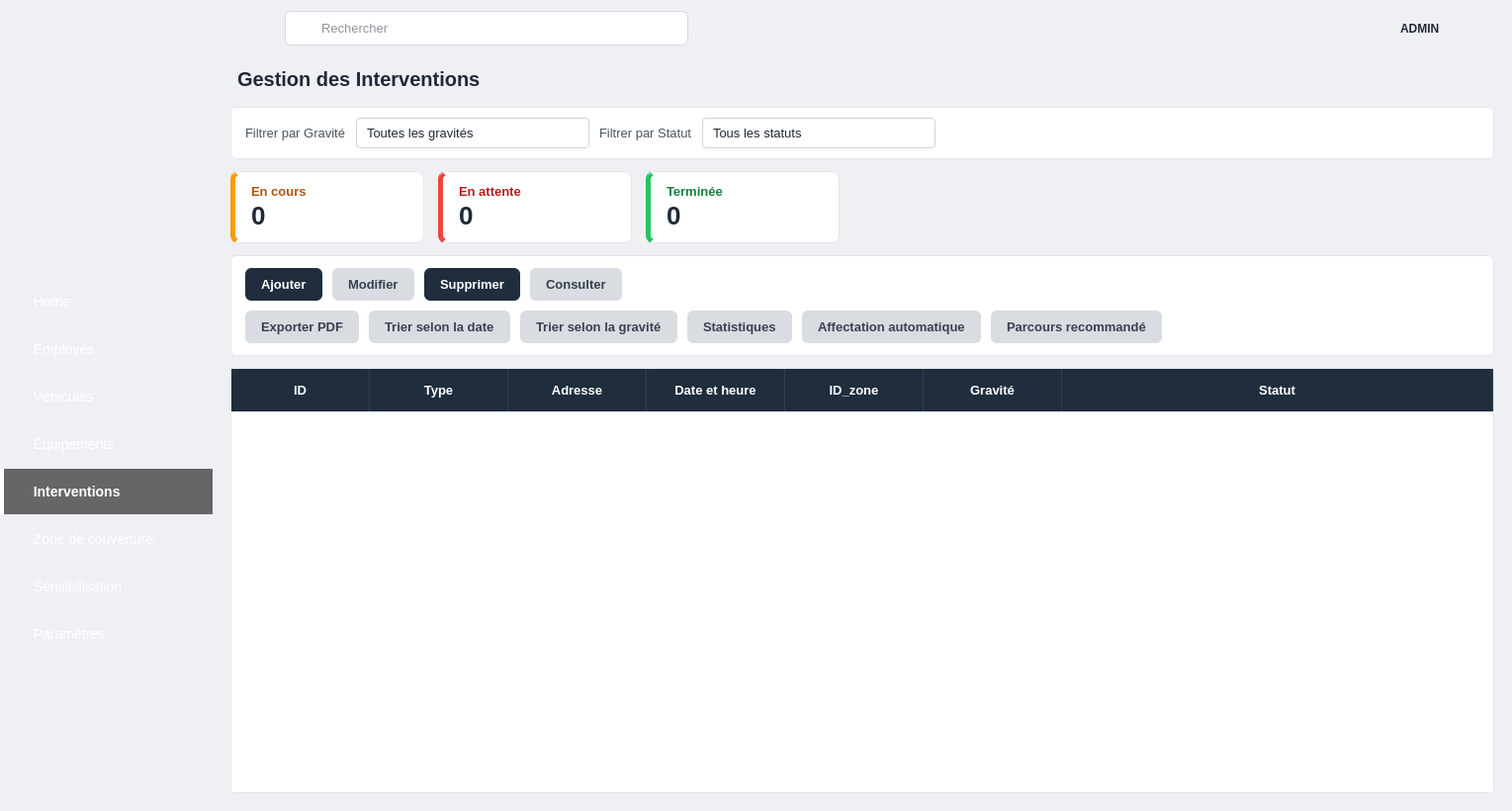
<?xml version="1.0" encoding="UTF-8"?>
<ui version="4.0">
 <class>GestionInterventions</class>
 <widget class="QWidget" name="GestionInterventions">
  <property name="geometry">
   <rect>
    <x>0</x>
    <y>0</y>
    <width>1529</width>
    <height>820</height>
   </rect>
  </property>
  <property name="windowTitle">
   <string>Gestion des interventions</string>
  </property>
  <property name="styleSheet">
   <string notr="true">* { font-family: &quot;Segoe UI&quot;, &quot;Helvetica Neue&quot;, Arial; font-size: 13px; color: #1f2937; }
QWidget#GestionInterventions { background: #eef0f4; }
QFrame#centerFrame, QFrame#content { background: #eef0f4; border: none; }
QLabel { background: transparent; }

/* ---- Sidebar (image + voile rouge) ---- */
QFrame#sidebar { border-image: url(:/images/sidebar_bg.png) 0 0 0 0 stretch stretch; }
QFrame#sidebar QLabel { background: transparent; border: none; }
QFrame#sidebar QPushButton {
    background: transparent; color: #ffffff; border: none; border-left: 4px solid transparent;
    text-align: left; padding: 12px 18px 12px 22px; font-size: 14px; min-height: 22px;
}
QFrame#sidebar QPushButton:hover   { background: rgba(0,0,0,0.22); }
QFrame#sidebar QPushButton:checked { background: rgba(0,0,0,0.58); font-weight: bold; border-left: 4px solid #ffffff; }

/* ---- Barre du haut ---- */
QFrame#topBar { background: #eef0f4; border: none; }
QLineEdit#searchEdit {
    background: #e2e5ea url(:/icons/search.png) no-repeat left center;
    border: 1px solid #d5d9df; border-radius: 6px; padding: 8px 12px 8px 34px; min-width: 360px; max-width: 360px;
}
QPushButton#btnMenu, QPushButton#btnNotif, QPushButton#btnSettings, QPushButton#btnPower {
    background: transparent; border: none; padding: 6px; border-radius: 6px;
}
QPushButton#btnMenu:hover, QPushButton#btnNotif:hover, QPushButton#btnSettings:hover, QPushButton#btnPower:hover { background: #dfe3e8; }
QLabel#labelAdmin { font-weight: bold; font-size: 12px; color: #1f2937; }

QLabel#labelTitle { font-size: 20px; font-weight: bold; color: #1f2937; padding: 4px 2px; }

/* ---- Filtres ---- */
QFrame#filtersFrame { background: white; border: 1px solid #e3e6ea; border-radius: 6px; }
QFrame#filtersFrame QLabel { border: none; color: #4b5563; }
QComboBox { background: white; border: 1px solid #cfd4da; border-radius: 4px; padding: 6px 10px; min-width: 190px; }
QComboBox::drop-down { border: none; width: 22px; }
QComboBox QAbstractItemView { background: white; selection-background-color: #fde2e2; selection-color: #1f2937; border: 1px solid #cfd4da; }

/* ---- Cartes ---- */
QFrame#cardEnCours, QFrame#cardEnAttente, QFrame#cardTerminee {
    background: white; border: 1px solid #e3e6ea; border-radius: 8px; min-width: 190px;
}
QFrame#cardEnCours   { border-left: 5px solid #f59e0b; }
QFrame#cardEnAttente { border-left: 5px solid #ef4444; }
QFrame#cardTerminee  { border-left: 5px solid #22c55e; }
QFrame#cardEnCours QLabel, QFrame#cardEnAttente QLabel, QFrame#cardTerminee QLabel { border: none; }
QLabel#lblEnCoursTitle   { color: #b45309; font-weight: bold; }
QLabel#lblEnAttenteTitle { color: #b91c1c; font-weight: bold; }
QLabel#lblTermineeTitle  { color: #15803d; font-weight: bold; }
QLabel#lblEnCours, QLabel#lblEnAttente, QLabel#lblTerminee { font-size: 26px; font-weight: bold; }

/* ---- Actions ---- */
QFrame#actionsFrame { background: white; border: 1px solid #e3e6ea; border-radius: 6px; }
QFrame#actionsFrame QPushButton {
    background: #d9dce1; color: #374151; border: none; border-radius: 6px;
    padding: 9px 16px; font-weight: 600; text-align: left;
}
QFrame#actionsFrame QPushButton:hover { background: #cdd1d7; }
QFrame#actionsFrame QPushButton:pressed { background: #b9bec6; }
QFrame#actionsFrame QPushButton#btnAjouter, QFrame#actionsFrame QPushButton#btnSupprimer { background: #1f2d3d; color: white; }
QFrame#actionsFrame QPushButton#btnAjouter:hover, QFrame#actionsFrame QPushButton#btnSupprimer:hover { background: #2d4157; }

/* ---- Tableau ---- */
QFrame#tableFrame { background: white; border: 1px solid #e3e6ea; border-radius: 4px; }
QTableWidget { background: white; alternate-background-color: #f5f6f8; border: none; selection-background-color: #fde2e2; selection-color: #1f2937; }
QTableWidget::item { padding: 6px; border-bottom: 1px solid #e8eaee; }
QHeaderView { background: #1f2d3d; }
QHeaderView::section { background: #1f2d3d; color: white; font-weight: bold; padding: 12px 8px; border: none; border-right: 1px solid #2f4054; }
QTableCornerButton::section { background: #1f2d3d; border: none; }
QScrollBar:vertical { background: transparent; width: 10px; }
QScrollBar::handle:vertical { background: #c3c8d0; border-radius: 5px; min-height: 30px; }
QScrollBar::add-line, QScrollBar::sub-line { height: 0; width: 0; }

/* ---- Panneau de droite ---- */
QFrame#rightPanel { background: #eef0f4; border: none; }
QFrame#panelChat, QFrame#panelDispatch, QFrame#panelComm { background: white; border: 1px solid #e3e6ea; border-radius: 6px; }
QFrame#rightPanel QLabel { border: none; }
QLabel#panelChatTitle, QLabel#panelDispatchTitle, QLabel#panelCommTitle { font-weight: bold; font-size: 14px; }
QTextEdit#chatView { background: white; border: none; min-height: 110px; }
QFrame#rightPanel QLineEdit { background: white; border: 1px solid #d5d9df; border-radius: 4px; padding: 8px; }
QFrame#rightPanel QPushButton { background: #1f2d3d; color: white; border: none; border-radius: 5px; padding: 9px 16px; font-weight: bold; }
QFrame#rightPanel QPushButton:hover { background: #2d4157; }
QLabel#lblUniteChef, QLabel#lblDispo, QLabel#lblProgress, QLabel#lblEmail, QLabel#lblSms { color: #4b5563; font-size: 12px; }
QLabel#lblJour, QLabel#lblNuit, QLabel#lblWeekend { color: #4b5563; font-size: 12px; }

QProgressBar { background: #e5e7eb; border: none; border-radius: 5px; min-height: 10px; max-height: 10px; }
QProgressBar::chunk { background: #22a559; border-radius: 5px; }
QProgressBar#barWeekend::chunk, QProgressBar#barProgress::chunk { background: #d32f2f; }

QPushButton#btnNotifier { background: #dbeafe; color: #1d4ed8; font-weight: 600; padding: 9px 6px; }
QPushButton#btnAlerte   { background: #fee2e2; color: #dc2626; font-weight: 600; padding: 9px 6px; }
QFrame#rightPanel QPushButton#btnNotifier:hover { background: #c7dcfb; }
QFrame#rightPanel QPushButton#btnAlerte:hover   { background: #fbcfcf; }
QFrame#rightPanel QPushButton#btnNotifier { background: #dbeafe; color: #1d4ed8; padding: 9px 6px; }
QFrame#rightPanel QPushButton#btnAlerte   { background: #fee2e2; color: #dc2626; padding: 9px 6px; }
QFrame#rightPanel QPushButton#btnGenerer  { background: #26364a; }
QFrame#rightPanel QPushButton#btnEnvoyerEmail { background: #e53935; }
QFrame#rightPanel QPushButton#btnEnvoyerEmail:hover { background: #c62828; }
QFrame#rightPanel QPushButton#btnEnvoyerSms { background: #1f6fe0; }
QFrame#rightPanel QPushButton#btnEnvoyerWhatsapp { background: #22a559; }
</string>
  </property>
  <layout class="QHBoxLayout" name="rootLayout">
   <property name="spacing">
    <number>0</number>
   </property>
   <property name="leftMargin">
    <number>0</number>
   </property>
   <property name="topMargin">
    <number>0</number>
   </property>
   <property name="rightMargin">
    <number>0</number>
   </property>
   <property name="bottomMargin">
    <number>0</number>
   </property>
   <item>
    <widget class="QFrame" name="sidebar">
     <property name="minimumSize">
      <size>
       <width>215</width>
       <height>0</height>
      </size>
     </property>
     <property name="maximumSize">
      <size>
       <width>215</width>
       <height>16777215</height>
      </size>
     </property>
     <layout class="QVBoxLayout" name="sidebarLayout">
      <property name="spacing">
       <number>2</number>
      </property>
      <property name="leftMargin">
       <number>0</number>
      </property>
      <property name="topMargin">
       <number>24</number>
      </property>
      <property name="rightMargin">
       <number>0</number>
      </property>
      <property name="bottomMargin">
       <number>24</number>
      </property>
      <item alignment="Qt::AlignmentFlag::AlignHCenter">
       <widget class="QLabel" name="logoLabel">
        <property name="minimumSize">
         <size>
          <width>124</width>
          <height>124</height>
         </size>
        </property>
        <property name="maximumSize">
         <size>
          <width>124</width>
          <height>124</height>
         </size>
        </property>
        <property name="text">
         <string/>
        </property>
        <property name="pixmap">
         <pixmap resource="resources.qrc">:/images/logo.png</pixmap>
        </property>
        <property name="scaledContents">
         <bool>true</bool>
        </property>
       </widget>
      </item>
      <item>
       <spacer name="logoSpacer">
        <property name="orientation">
         <enum>Qt::Orientation::Vertical</enum>
        </property>
        <property name="sizeHint" stdset="0">
         <size>
          <width>20</width>
          <height>14</height>
         </size>
        </property>
       </spacer>
      </item>
      <item>
       <widget class="QPushButton" name="btnHome">
        <property name="cursor">
         <cursorShape>PointingHandCursor</cursorShape>
        </property>
        <property name="text">
         <string>  Home</string>
        </property>
        <property name="icon">
         <iconset resource="resources.qrc">
          <normaloff>:/icons/home.png</normaloff>:/icons/home.png</iconset>
        </property>
        <property name="iconSize">
         <size>
          <width>22</width>
          <height>22</height>
         </size>
        </property>
        <property name="checkable">
         <bool>true</bool>
        </property>
        <property name="autoExclusive">
         <bool>true</bool>
        </property>
       </widget>
      </item>
      <item>
       <widget class="QPushButton" name="btnEmployes">
        <property name="cursor">
         <cursorShape>PointingHandCursor</cursorShape>
        </property>
        <property name="text">
         <string>  Employés</string>
        </property>
        <property name="icon">
         <iconset resource="resources.qrc">
          <normaloff>:/icons/employes.png</normaloff>:/icons/employes.png</iconset>
        </property>
        <property name="iconSize">
         <size>
          <width>22</width>
          <height>22</height>
         </size>
        </property>
        <property name="checkable">
         <bool>true</bool>
        </property>
        <property name="autoExclusive">
         <bool>true</bool>
        </property>
       </widget>
      </item>
      <item>
       <widget class="QPushButton" name="btnVehicules">
        <property name="cursor">
         <cursorShape>PointingHandCursor</cursorShape>
        </property>
        <property name="text">
         <string>  Véhicules</string>
        </property>
        <property name="icon">
         <iconset resource="resources.qrc">
          <normaloff>:/icons/vehicules.png</normaloff>:/icons/vehicules.png</iconset>
        </property>
        <property name="iconSize">
         <size>
          <width>22</width>
          <height>22</height>
         </size>
        </property>
        <property name="checkable">
         <bool>true</bool>
        </property>
        <property name="autoExclusive">
         <bool>true</bool>
        </property>
       </widget>
      </item>
      <item>
       <widget class="QPushButton" name="btnEquipements">
        <property name="cursor">
         <cursorShape>PointingHandCursor</cursorShape>
        </property>
        <property name="text">
         <string>  Équipements</string>
        </property>
        <property name="icon">
         <iconset resource="resources.qrc">
          <normaloff>:/icons/equipements.png</normaloff>:/icons/equipements.png</iconset>
        </property>
        <property name="iconSize">
         <size>
          <width>22</width>
          <height>22</height>
         </size>
        </property>
        <property name="checkable">
         <bool>true</bool>
        </property>
        <property name="autoExclusive">
         <bool>true</bool>
        </property>
       </widget>
      </item>
      <item>
       <widget class="QPushButton" name="btnInterventions">
        <property name="cursor">
         <cursorShape>PointingHandCursor</cursorShape>
        </property>
        <property name="text">
         <string>  Interventions</string>
        </property>
        <property name="icon">
         <iconset resource="resources.qrc">
          <normaloff>:/icons/interventions.png</normaloff>:/icons/interventions.png</iconset>
        </property>
        <property name="iconSize">
         <size>
          <width>22</width>
          <height>22</height>
         </size>
        </property>
        <property name="checkable">
         <bool>true</bool>
        </property>
        <property name="checked">
         <bool>true</bool>
        </property>
        <property name="autoExclusive">
         <bool>true</bool>
        </property>
       </widget>
      </item>
      <item>
       <widget class="QPushButton" name="btnZones">
        <property name="cursor">
         <cursorShape>PointingHandCursor</cursorShape>
        </property>
        <property name="text">
         <string>  Zone de couverture</string>
        </property>
        <property name="icon">
         <iconset resource="resources.qrc">
          <normaloff>:/icons/zones.png</normaloff>:/icons/zones.png</iconset>
        </property>
        <property name="iconSize">
         <size>
          <width>22</width>
          <height>22</height>
         </size>
        </property>
        <property name="checkable">
         <bool>true</bool>
        </property>
        <property name="autoExclusive">
         <bool>true</bool>
        </property>
       </widget>
      </item>
      <item>
       <widget class="QPushButton" name="btnSensibilisation">
        <property name="cursor">
         <cursorShape>PointingHandCursor</cursorShape>
        </property>
        <property name="text">
         <string>  Sensibilisation</string>
        </property>
        <property name="icon">
         <iconset resource="resources.qrc">
          <normaloff>:/icons/sensibilisation.png</normaloff>:/icons/sensibilisation.png</iconset>
        </property>
        <property name="iconSize">
         <size>
          <width>22</width>
          <height>22</height>
         </size>
        </property>
        <property name="checkable">
         <bool>true</bool>
        </property>
        <property name="autoExclusive">
         <bool>true</bool>
        </property>
       </widget>
      </item>
      <item>
       <widget class="QPushButton" name="btnParametres">
        <property name="cursor">
         <cursorShape>PointingHandCursor</cursorShape>
        </property>
        <property name="text">
         <string>  Paramètres</string>
        </property>
        <property name="icon">
         <iconset resource="resources.qrc">
          <normaloff>:/icons/parametres.png</normaloff>:/icons/parametres.png</iconset>
        </property>
        <property name="iconSize">
         <size>
          <width>22</width>
          <height>22</height>
         </size>
        </property>
        <property name="checkable">
         <bool>true</bool>
        </property>
        <property name="autoExclusive">
         <bool>true</bool>
        </property>
       </widget>
      </item>
      <item>
       <spacer name="sidebarSpacer">
        <property name="orientation">
         <enum>Qt::Orientation::Vertical</enum>
        </property>
        <property name="sizeHint" stdset="0">
         <size>
          <width>20</width>
          <height>20</height>
         </size>
        </property>
       </spacer>
      </item>
     </layout>
    </widget>
   </item>
   <item>
    <widget class="QFrame" name="centerFrame">
     <layout class="QVBoxLayout" name="centerLayout">
      <property name="spacing">
       <number>0</number>
      </property>
      <property name="leftMargin">
       <number>0</number>
      </property>
      <property name="topMargin">
       <number>0</number>
      </property>
      <property name="rightMargin">
       <number>0</number>
      </property>
      <property name="bottomMargin">
       <number>0</number>
      </property>
      <item>
       <widget class="QFrame" name="topBar">
        <property name="minimumSize">
         <size>
          <width>0</width>
          <height>58</height>
         </size>
        </property>
        <property name="maximumSize">
         <size>
          <width>16777215</width>
          <height>58</height>
         </size>
        </property>
        <layout class="QHBoxLayout" name="topBarLayout">
         <property name="spacing">
          <number>10</number>
         </property>
         <property name="leftMargin">
          <number>16</number>
         </property>
         <property name="topMargin">
          <number>8</number>
         </property>
         <property name="rightMargin">
          <number>16</number>
         </property>
         <property name="bottomMargin">
          <number>8</number>
         </property>
         <item>
          <widget class="QPushButton" name="btnMenu">
           <property name="cursor">
            <cursorShape>PointingHandCursor</cursorShape>
           </property>
           <property name="text">
            <string/>
           </property>
           <property name="icon">
            <iconset resource="resources.qrc">
             <normaloff>:/icons/menu.png</normaloff>:/icons/menu.png</iconset>
           </property>
           <property name="iconSize">
            <size>
             <width>22</width>
             <height>22</height>
            </size>
           </property>
          </widget>
         </item>
         <item>
          <widget class="QLineEdit" name="searchEdit">
           <property name="placeholderText">
            <string>Rechercher</string>
           </property>
          </widget>
         </item>
         <item>
          <spacer name="topSpacer">
           <property name="orientation">
            <enum>Qt::Orientation::Horizontal</enum>
           </property>
           <property name="sizeHint" stdset="0">
            <size>
             <width>20</width>
             <height>20</height>
            </size>
           </property>
          </spacer>
         </item>
         <item>
          <widget class="QPushButton" name="btnNotif">
           <property name="cursor">
            <cursorShape>PointingHandCursor</cursorShape>
           </property>
           <property name="text">
            <string/>
           </property>
           <property name="icon">
            <iconset resource="resources.qrc">
             <normaloff>:/icons/bell.png</normaloff>:/icons/bell.png</iconset>
           </property>
           <property name="iconSize">
            <size>
             <width>22</width>
             <height>22</height>
            </size>
           </property>
          </widget>
         </item>
         <item>
          <widget class="QPushButton" name="btnSettings">
           <property name="cursor">
            <cursorShape>PointingHandCursor</cursorShape>
           </property>
           <property name="text">
            <string/>
           </property>
           <property name="icon">
            <iconset resource="resources.qrc">
             <normaloff>:/icons/gear.png</normaloff>:/icons/gear.png</iconset>
           </property>
           <property name="iconSize">
            <size>
             <width>22</width>
             <height>22</height>
            </size>
           </property>
          </widget>
         </item>
         <item>
          <widget class="QLabel" name="avatarLabel">
           <property name="minimumSize">
            <size>
             <width>38</width>
             <height>38</height>
            </size>
           </property>
           <property name="maximumSize">
            <size>
             <width>38</width>
             <height>38</height>
            </size>
           </property>
           <property name="text">
            <string/>
           </property>
           <property name="pixmap">
            <pixmap resource="resources.qrc">:/icons/avatar.png</pixmap>
           </property>
           <property name="scaledContents">
            <bool>true</bool>
           </property>
          </widget>
         </item>
         <item>
          <widget class="QLabel" name="labelAdmin">
           <property name="text">
            <string>ADMIN</string>
           </property>
          </widget>
         </item>
         <item>
          <widget class="QPushButton" name="btnPower">
           <property name="cursor">
            <cursorShape>PointingHandCursor</cursorShape>
           </property>
           <property name="text">
            <string/>
           </property>
           <property name="icon">
            <iconset resource="resources.qrc">
             <normaloff>:/icons/power.png</normaloff>:/icons/power.png</iconset>
           </property>
           <property name="iconSize">
            <size>
             <width>22</width>
             <height>22</height>
            </size>
           </property>
          </widget>
         </item>
        </layout>
       </widget>
      </item>
      <item>
       <widget class="QFrame" name="content">
        <layout class="QVBoxLayout" name="contentLayout">
         <property name="spacing">
          <number>12</number>
         </property>
         <property name="leftMargin">
          <number>18</number>
         </property>
         <property name="topMargin">
          <number>6</number>
         </property>
         <property name="rightMargin">
          <number>18</number>
         </property>
         <property name="bottomMargin">
          <number>18</number>
         </property>
         <item>
          <widget class="QLabel" name="labelTitle">
           <property name="text">
            <string>Gestion des Interventions</string>
           </property>
          </widget>
         </item>
         <item>
          <widget class="QFrame" name="filtersFrame">
           <layout class="QHBoxLayout" name="filtersLayout">
            <property name="spacing">
             <number>10</number>
            </property>
            <property name="leftMargin">
             <number>14</number>
            </property>
            <property name="topMargin">
             <number>10</number>
            </property>
            <property name="rightMargin">
             <number>14</number>
            </property>
            <property name="bottomMargin">
             <number>10</number>
            </property>
            <item>
             <widget class="QLabel" name="lblFiltreGravite">
              <property name="text">
               <string>Filtrer par Gravité</string>
              </property>
             </widget>
            </item>
            <item>
             <widget class="QComboBox" name="comboGravite">
              <item>
               <property name="text">
                <string>Toutes les gravités</string>
               </property>
              </item>
              <item>
               <property name="text">
                <string>Faible</string>
               </property>
              </item>
              <item>
               <property name="text">
                <string>Moyenne</string>
               </property>
              </item>
              <item>
               <property name="text">
                <string>Élevée</string>
               </property>
              </item>
              <item>
               <property name="text">
                <string>Critique</string>
               </property>
              </item>
             </widget>
            </item>
            <item>
             <widget class="QLabel" name="lblFiltreStatut">
              <property name="text">
               <string>Filtrer par Statut</string>
              </property>
             </widget>
            </item>
            <item>
             <widget class="QComboBox" name="comboStatut">
              <item>
               <property name="text">
                <string>Tous les statuts</string>
               </property>
              </item>
              <item>
               <property name="text">
                <string>En cours</string>
               </property>
              </item>
              <item>
               <property name="text">
                <string>En attente</string>
               </property>
              </item>
              <item>
               <property name="text">
                <string>Terminée</string>
               </property>
              </item>
             </widget>
            </item>
            <item>
             <spacer name="filtersSpacer">
              <property name="orientation">
               <enum>Qt::Orientation::Horizontal</enum>
              </property>
              <property name="sizeHint" stdset="0">
               <size>
                <width>20</width>
                <height>20</height>
               </size>
              </property>
             </spacer>
            </item>
           </layout>
          </widget>
         </item>
         <item>
          <layout class="QHBoxLayout" name="cardsLayout">
           <property name="spacing">
            <number>14</number>
           </property>
           <item>
            <widget class="QFrame" name="cardEnCours">
             <layout class="QVBoxLayout" name="cardEnCoursLayout">
              <property name="spacing">
               <number>2</number>
              </property>
              <property name="leftMargin">
               <number>16</number>
              </property>
              <property name="topMargin">
               <number>12</number>
              </property>
              <property name="rightMargin">
               <number>16</number>
              </property>
              <property name="bottomMargin">
               <number>12</number>
              </property>
              <item>
               <widget class="QLabel" name="lblEnCoursTitle">
                <property name="text">
                 <string>En cours</string>
                </property>
               </widget>
              </item>
              <item>
               <widget class="QLabel" name="lblEnCours">
                <property name="text">
                 <string>0</string>
                </property>
               </widget>
              </item>
             </layout>
            </widget>
           </item>
           <item>
            <widget class="QFrame" name="cardEnAttente">
             <layout class="QVBoxLayout" name="cardEnAttenteLayout">
              <property name="spacing">
               <number>2</number>
              </property>
              <property name="leftMargin">
               <number>16</number>
              </property>
              <property name="topMargin">
               <number>12</number>
              </property>
              <property name="rightMargin">
               <number>16</number>
              </property>
              <property name="bottomMargin">
               <number>12</number>
              </property>
              <item>
               <widget class="QLabel" name="lblEnAttenteTitle">
                <property name="text">
                 <string>En attente</string>
                </property>
               </widget>
              </item>
              <item>
               <widget class="QLabel" name="lblEnAttente">
                <property name="text">
                 <string>0</string>
                </property>
               </widget>
              </item>
             </layout>
            </widget>
           </item>
           <item>
            <widget class="QFrame" name="cardTerminee">
             <layout class="QVBoxLayout" name="cardTermineeLayout">
              <property name="spacing">
               <number>2</number>
              </property>
              <property name="leftMargin">
               <number>16</number>
              </property>
              <property name="topMargin">
               <number>12</number>
              </property>
              <property name="rightMargin">
               <number>16</number>
              </property>
              <property name="bottomMargin">
               <number>12</number>
              </property>
              <item>
               <widget class="QLabel" name="lblTermineeTitle">
                <property name="text">
                 <string>Terminée</string>
                </property>
               </widget>
              </item>
              <item>
               <widget class="QLabel" name="lblTerminee">
                <property name="text">
                 <string>0</string>
                </property>
               </widget>
              </item>
             </layout>
            </widget>
           </item>
           <item>
            <spacer name="cardsSpacer">
             <property name="orientation">
              <enum>Qt::Orientation::Horizontal</enum>
             </property>
             <property name="sizeHint" stdset="0">
              <size>
               <width>20</width>
               <height>20</height>
              </size>
             </property>
            </spacer>
           </item>
          </layout>
         </item>
         <item>
          <widget class="QFrame" name="actionsFrame">
           <layout class="QVBoxLayout" name="actionsLayout">
            <property name="spacing">
             <number>10</number>
            </property>
            <property name="leftMargin">
             <number>14</number>
            </property>
            <property name="topMargin">
             <number>12</number>
            </property>
            <property name="rightMargin">
             <number>14</number>
            </property>
            <property name="bottomMargin">
             <number>12</number>
            </property>
            <item>
             <layout class="QHBoxLayout" name="actionsRow1">
              <property name="spacing">
               <number>10</number>
              </property>
              <item>
               <widget class="QPushButton" name="btnAjouter">
                <property name="cursor">
                 <cursorShape>PointingHandCursor</cursorShape>
                </property>
                <property name="text">
                 <string>Ajouter</string>
                </property>
                <property name="icon">
                 <iconset resource="resources.qrc">
                  <normaloff>:/icons/add.png</normaloff>:/icons/add.png</iconset>
                </property>
                <property name="iconSize">
                 <size>
                  <width>22</width>
                  <height>22</height>
                 </size>
                </property>
               </widget>
              </item>
              <item>
               <widget class="QPushButton" name="btnModifier">
                <property name="cursor">
                 <cursorShape>PointingHandCursor</cursorShape>
                </property>
                <property name="text">
                 <string>Modifier</string>
                </property>
                <property name="icon">
                 <iconset resource="resources.qrc">
                  <normaloff>:/icons/edit.png</normaloff>:/icons/edit.png</iconset>
                </property>
                <property name="iconSize">
                 <size>
                  <width>22</width>
                  <height>22</height>
                 </size>
                </property>
               </widget>
              </item>
              <item>
               <widget class="QPushButton" name="btnSupprimer">
                <property name="cursor">
                 <cursorShape>PointingHandCursor</cursorShape>
                </property>
                <property name="text">
                 <string>Supprimer</string>
                </property>
                <property name="icon">
                 <iconset resource="resources.qrc">
                  <normaloff>:/icons/delete.png</normaloff>:/icons/delete.png</iconset>
                </property>
                <property name="iconSize">
                 <size>
                  <width>22</width>
                  <height>22</height>
                 </size>
                </property>
               </widget>
              </item>
              <item>
               <widget class="QPushButton" name="btnConsulter">
                <property name="cursor">
                 <cursorShape>PointingHandCursor</cursorShape>
                </property>
                <property name="text">
                 <string>Consulter</string>
                </property>
                <property name="icon">
                 <iconset resource="resources.qrc">
                  <normaloff>:/icons/view.png</normaloff>:/icons/view.png</iconset>
                </property>
                <property name="iconSize">
                 <size>
                  <width>22</width>
                  <height>22</height>
                 </size>
                </property>
               </widget>
              </item>
              <item>
               <spacer name="row1Spacer">
                <property name="orientation">
                 <enum>Qt::Orientation::Horizontal</enum>
                </property>
                <property name="sizeHint" stdset="0">
                 <size>
                  <width>20</width>
                  <height>20</height>
                 </size>
                </property>
               </spacer>
              </item>
             </layout>
            </item>
            <item>
             <layout class="QHBoxLayout" name="actionsRow2">
              <property name="spacing">
               <number>10</number>
              </property>
              <item>
               <widget class="QPushButton" name="btnExportPdf">
                <property name="cursor">
                 <cursorShape>PointingHandCursor</cursorShape>
                </property>
                <property name="text">
                 <string>Exporter PDF</string>
                </property>
                <property name="icon">
                 <iconset resource="resources.qrc">
                  <normaloff>:/icons/pdf.png</normaloff>:/icons/pdf.png</iconset>
                </property>
                <property name="iconSize">
                 <size>
                  <width>22</width>
                  <height>22</height>
                 </size>
                </property>
               </widget>
              </item>
              <item>
               <widget class="QPushButton" name="btnTriDate">
                <property name="cursor">
                 <cursorShape>PointingHandCursor</cursorShape>
                </property>
                <property name="text">
                 <string>Trier selon la date</string>
                </property>
                <property name="icon">
                 <iconset resource="resources.qrc">
                  <normaloff>:/icons/calendar.png</normaloff>:/icons/calendar.png</iconset>
                </property>
                <property name="iconSize">
                 <size>
                  <width>22</width>
                  <height>22</height>
                 </size>
                </property>
               </widget>
              </item>
              <item>
               <widget class="QPushButton" name="btnTriGravite">
                <property name="cursor">
                 <cursorShape>PointingHandCursor</cursorShape>
                </property>
                <property name="text">
                 <string>Trier selon la gravité</string>
                </property>
                <property name="icon">
                 <iconset resource="resources.qrc">
                  <normaloff>:/icons/interventions.png</normaloff>:/icons/interventions.png</iconset>
                </property>
                <property name="iconSize">
                 <size>
                  <width>22</width>
                  <height>22</height>
                 </size>
                </property>
               </widget>
              </item>
              <item>
               <widget class="QPushButton" name="btnStats">
                <property name="cursor">
                 <cursorShape>PointingHandCursor</cursorShape>
                </property>
                <property name="text">
                 <string>Statistiques</string>
                </property>
                <property name="icon">
                 <iconset resource="resources.qrc">
                  <normaloff>:/icons/stats.png</normaloff>:/icons/stats.png</iconset>
                </property>
                <property name="iconSize">
                 <size>
                  <width>22</width>
                  <height>22</height>
                 </size>
                </property>
               </widget>
              </item>
              <item>
               <widget class="QPushButton" name="btnAffectation">
                <property name="cursor">
                 <cursorShape>PointingHandCursor</cursorShape>
                </property>
                <property name="text">
                 <string>Affectation automatique</string>
                </property>
                <property name="icon">
                 <iconset resource="resources.qrc">
                  <normaloff>:/icons/team.png</normaloff>:/icons/team.png</iconset>
                </property>
                <property name="iconSize">
                 <size>
                  <width>22</width>
                  <height>22</height>
                 </size>
                </property>
               </widget>
              </item>
              <item>
               <widget class="QPushButton" name="btnParcours">
                <property name="cursor">
                 <cursorShape>PointingHandCursor</cursorShape>
                </property>
                <property name="text">
                 <string>Parcours recommandé</string>
                </property>
                <property name="icon">
                 <iconset resource="resources.qrc">
                  <normaloff>:/icons/route.png</normaloff>:/icons/route.png</iconset>
                </property>
                <property name="iconSize">
                 <size>
                  <width>22</width>
                  <height>22</height>
                 </size>
                </property>
               </widget>
              </item>
              <item>
               <spacer name="row2Spacer">
                <property name="orientation">
                 <enum>Qt::Orientation::Horizontal</enum>
                </property>
                <property name="sizeHint" stdset="0">
                 <size>
                  <width>20</width>
                  <height>20</height>
                 </size>
                </property>
               </spacer>
              </item>
             </layout>
            </item>
           </layout>
          </widget>
         </item>
         <item>
          <widget class="QFrame" name="tableFrame">
           <layout class="QVBoxLayout" name="tableFrameLayout">
            <property name="spacing">
             <number>0</number>
            </property>
            <property name="leftMargin">
             <number>0</number>
            </property>
            <property name="topMargin">
             <number>0</number>
            </property>
            <property name="rightMargin">
             <number>0</number>
            </property>
            <property name="bottomMargin">
             <number>0</number>
            </property>
            <item>
             <widget class="QTableWidget" name="tableInterventions">
              <property name="frameShape">
               <enum>QFrame::Shape::NoFrame</enum>
              </property>
              <property name="editTriggers">
               <set>QAbstractItemView::EditTrigger::NoEditTriggers</set>
              </property>
              <property name="alternatingRowColors">
               <bool>true</bool>
              </property>
              <property name="selectionBehavior">
               <enum>QAbstractItemView::SelectionBehavior::SelectRows</enum>
              </property>
              <property name="showGrid">
               <bool>false</bool>
              </property>
              <attribute name="horizontalHeaderDefaultSectionSize">
               <number>140</number>
              </attribute>
              <attribute name="horizontalHeaderStretchLastSection">
               <bool>true</bool>
              </attribute>
              <attribute name="verticalHeaderVisible">
               <bool>false</bool>
              </attribute>
              <attribute name="verticalHeaderDefaultSectionSize">
               <number>52</number>
              </attribute>
              <column>
               <property name="text">
                <string>ID</string>
               </property>
              </column>
              <column>
               <property name="text">
                <string>Type</string>
               </property>
              </column>
              <column>
               <property name="text">
                <string>Adresse</string>
               </property>
              </column>
              <column>
               <property name="text">
                <string>Date et heure</string>
               </property>
              </column>
              <column>
               <property name="text">
                <string>ID_zone</string>
               </property>
              </column>
              <column>
               <property name="text">
                <string>Gravité</string>
               </property>
              </column>
              <column>
               <property name="text">
                <string>Statut</string>
               </property>
              </column>
             </widget>
            </item>
           </layout>
          </widget>
         </item>
        </layout>
       </widget>
      </item>
     </layout>
    </widget>
   </item>
  </layout>
 </widget>
 <resources>
  <include location="resources.qrc"/>
 </resources>
 <connections/>
</ui>
